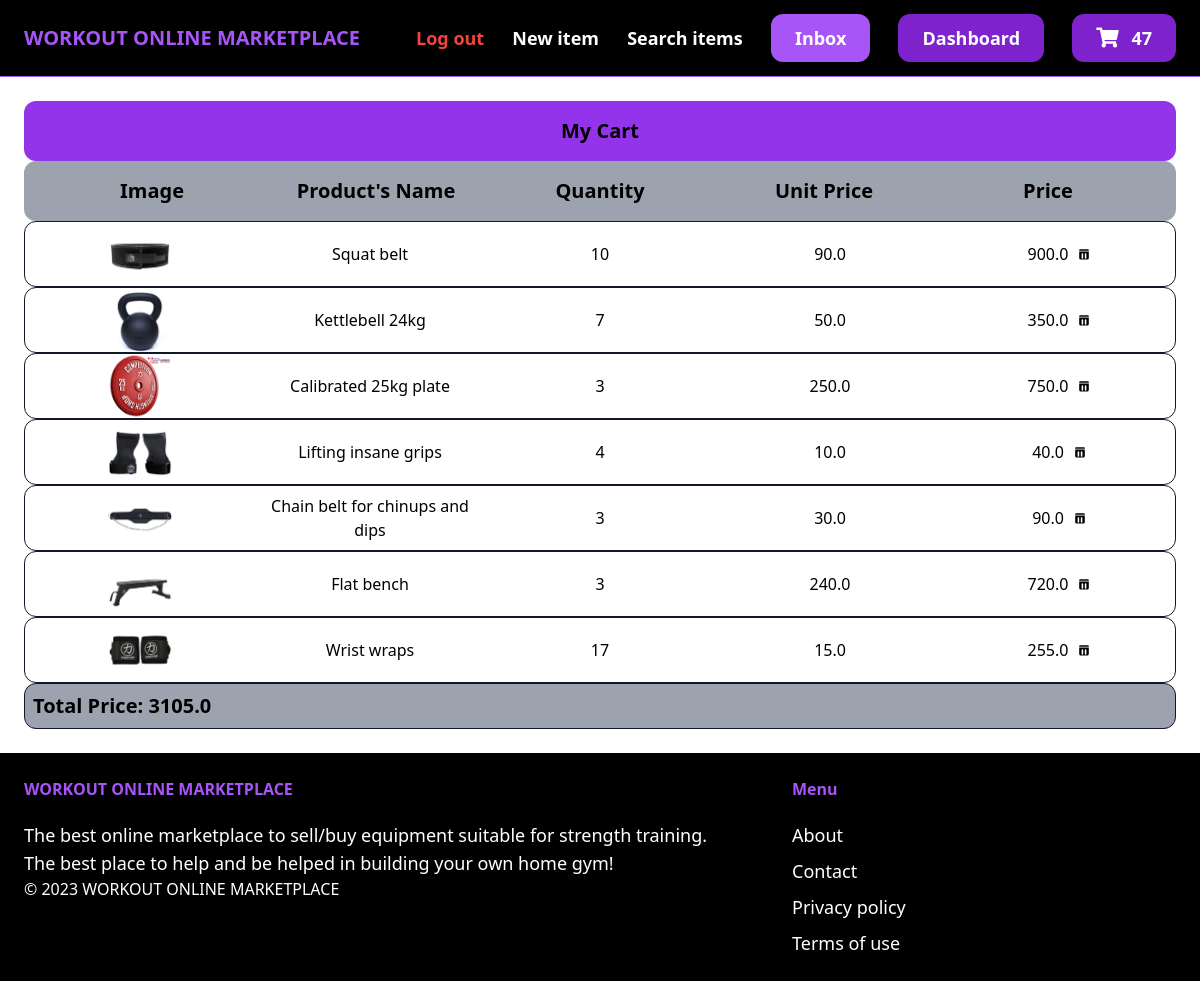
Before: /cart/ (signed in) with the older database file.
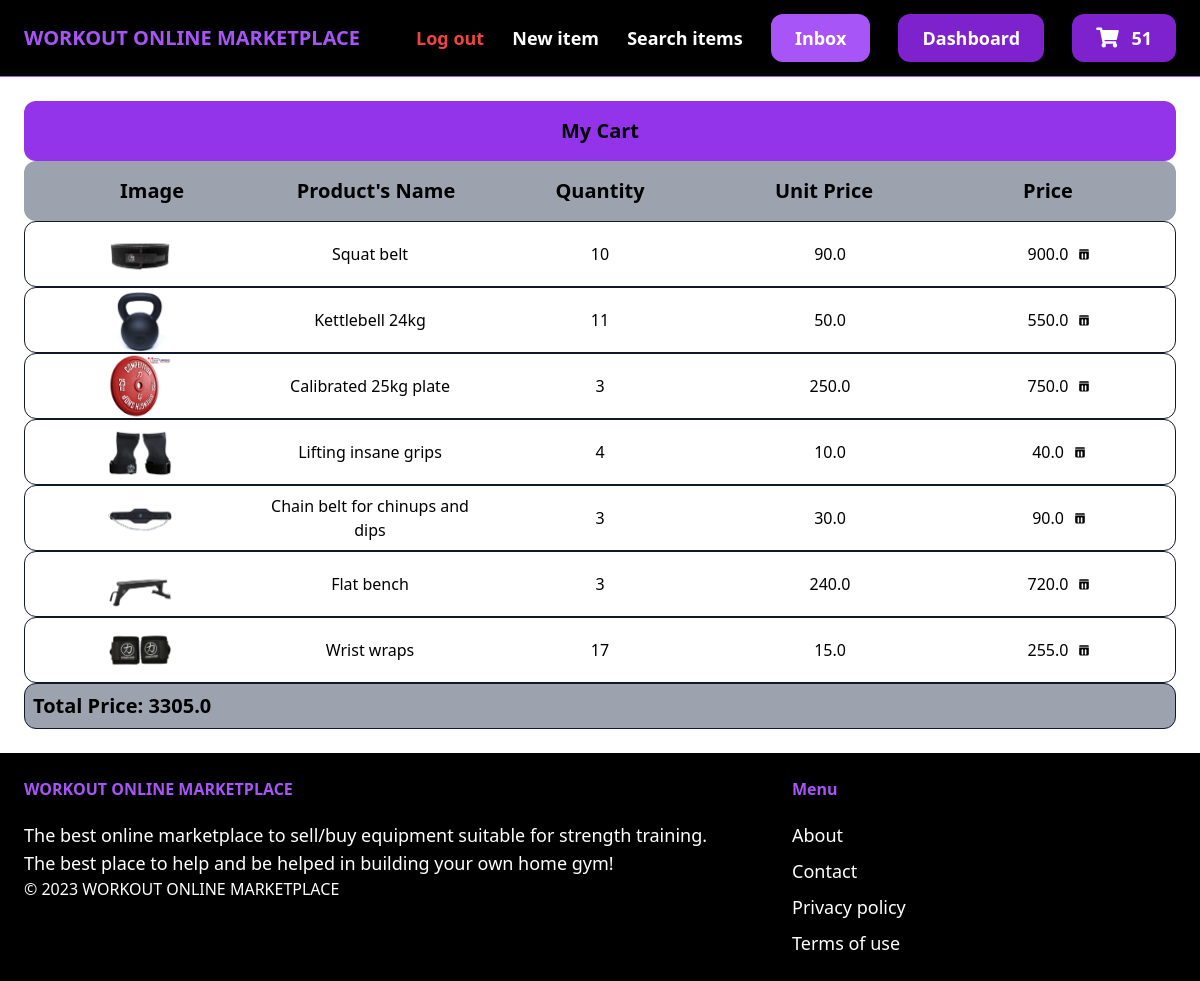
After: the same page with the newer database file.
### core/models.py (models this page shows, shortened)
class Cart(models.Model):
    id = models.UUIDField(primary_key=True, default=uuid.uuid4)
    user = models.ForeignKey(User, on_delete=models.CASCADE)
    completed = models.BooleanField(default=False)
    @property
    def totalPrice(self):
        cartItems = self.cartItems.all()
        total = sum([item.item.price * item.quantity for item in cartItems])
        return total
    @property
    def numOfItems(self):
        cartItems = self.cartItems.all()
        quantity = sum([item.quantity for item in cartItems])
        return quantity

class CartItem(models.Model):
    item = models.ForeignKey(Item, on_delete=models.CASCADE, related_name='itemsCart')
    cart = models.ForeignKey(Cart, on_delete=models.CASCADE, related_name='cartItems')
    quantity = models.IntegerField(default=0)

### item/models.py (models this page shows, shortened)
class Item(models.Model):
    name = models.CharField(max_length=255)
    category = models.ForeignKey(Category, related_name='items', on_delete=models.CASCADE)
    description = models.TextField(blank=True, null=True)
    price = models.FloatField()
    image = models.ImageField(upload_to='item_images', blank=True, null=True)
    isSold = models.BooleanField(default=False)
    createdAt = models.DateTimeField(auto_now_add=True)
    createdBy = models.ForeignKey(User, related_name='items', on_delete=models.CASCADE)

### core/views.py (the view)
# urls.py: path('cart/', views.cart, name='cart'),
def cart(request):
    cart = None
    cartItems = []
    if request.user.is_authenticated:
        cart, created = Cart.objects.get_or_create(user=request.user, completed=False)
        cartItems = cart.cartItems.all()
        for cartItem in cartItems:
            cartItem.total_price = cartItem.quantity * cartItem.item.price
    context = {'cart': cart, 'cartItems': cartItems}
    return render(request, 'core/cart.html', context)

### core/templates/core/cart.html (shortened to what this page needs)
{% extends 'core/base.html' %}
{% block content %}
<div class="shoppingCart">
    <h2 class="font-bold bg-purple-600 text-center rounded-xl text-xl p-4">My Cart</h2>
    <div class="grid grid-cols-5 text-center font-bold bg-gray-400 rounded-xl text-xl p-4">
        <div><h4>Image</h4></div>
        <div><h4>Product's Name</h4></div>
        <div><h4>Quantity</h4></div>
        <div><h4>Unit Price</h4></div>
        <div><h4>Price</h4></div>
    </div>
    {% for cartItem in cartItems %}
    <div class="border border-gray-900 rounded-xl">
        <div class="grid grid-cols-5 text-center items-center">
            <div>
                <img src="{{ cartItem.item.image.url }}" alt="{{ cartItem.item.name }}" class="productImage h-16 w-16 mx-auto">
            </div>
            <div>{{ cartItem.item.name }}</div>
            <div>{{ cartItem.quantity }}</div>
            <div>{{ cartItem.item.price }}</div>
            <div class="flex items-center justify-center">
                <span class="mr-2">{{ cartItem.total_price }}</span>
                <button data-item-id="{{ cartItem.item.id }}" id="removeItemBtn{{ cartItem.item.id }}" class="flex items-center justify-center bg-transparent border-none outline-none cursor-pointer">
                </button>
            </div>
        </div>
    </div>
    {% endfor %}
    <div class="font-semibold text-xl border border-gray-900 bg-gray-400 rounded-xl p-2">
        <h1>Total Price: {{ cart.totalPrice }}</h1>
    </div>
</div>
{% endblock %}

### core/templates/core/base.html (shortened to what this page needs)
{% load static %}
<!DOCTYPE html>
<html lang="en">
    <head>
        <script src="https://cdn.tailwindcss.com"></script>
        <link rel="stylesheet" href="https://cdnjs.cloudflare.com/ajax/libs/font-awesome/5.15.3/css/all.min.css">
    </head>
    <body>
        <nav class="px-6 py-6 flex justify-between items-center border-b border-purple-500 bg-black">
            <a href="/" class="text-xl font-semibold text-purple-500">WORKOUT ONLINE MARKETPLACE</a>
            <div class="space-x-6">
                {% if request.user.is_authenticated %}
                    <a href="{% url 'core:logout' %}" class="text-lg text-red-500 font-semibold hover:text-purple-500">Log out</a>
                {% endif %}
                <a href="{% url 'item:new' %}" class="text-lg text-white font-semibold hover:text-purple-500">New item</a>
                <a href="{% url 'item:items' %}" class="text-lg text-white font-semibold hover:text-purple-500">Search items</a>
                {% if request.user.is_authenticated %}
                    <a href="{% url 'conversation:inbox' %}" class="px-6 py-3 text-lg font-semibold bg-purple-500 text-white rounded-xl hover:bg-purple-700">Inbox</a>
                    <a href="{% url 'dashboard:index' %}" class="px-6 py-3 text-lg font-semibold bg-purple-700 text-white rounded-xl hover:bg-purple-900">Dashboard</a>
                    <a href="{% url 'core:cart' %}" class="px-6 py-3 text-lg font-semibold bg-purple-700 text-white rounded-xl hover:bg-purple-900">
                        <span style="font-size: 20px; color: white; padding-right: 0.5rem;"><i class="fas fa-shopping-cart"></i></span>
                        <span id="numOfItems">{{cart.numOfItems}}</span>
                    </a>
                {% else %}
                    <a href="{% url 'core:signup' %}" class="px-6 py-3 text-lg font-semibold bg-purple-500 text-white rounded-xl hover:bg-purple-700">Sign up</a>
                    <a href="{% url 'core:login' %}" class="px-6 py-3 text-lg font-semibold bg-purple-700 text-white rounded-xl hover:bg-purple-900">Log in</a>
                {% endif %}
            </div>
        </nav>
        <div class="px-6 py-6">
            {% block content %}
            {% endblock %}
        </div>
        <footer class="px-6 py-6 flex justify-between bg-black">
            <div class="w-2/3 pr-10">
                <h3 class="mb-5 font-semibold text-purple-500">WORKOUT ONLINE MARKETPLACE</h3>
                <p class="text-lg text-white">The best online marketplace to sell/buy equipment suitable for strength training.</p>
                <p class="text-lg text-white">The best place to help and be helped in building your own home gym!</p>
                <p class="text-white font-thin">© 2023 WORKOUT ONLINE MARKETPLACE</p>
            </div>
            <div class="w-1/3">
                <h3 class="mb-5 font-semibold text-purple-500">Menu</h3>
                <ul class="space-y-2">
                    <li> <a href="#" class="text-lg text-white hover:text-purple-700">About</a> </li>
                    <li> <a href="{% url 'core:contact' %}" class="text-lg text-white hover:text-purple-700">Contact</a> </li>
                    <li> <a href="#" class="text-lg text-white hover:text-purple-700">Privacy policy</a> </li>
                    <li> <a href="#" class="text-lg text-white hover:text-purple-700">Terms of use</a> </li>
                </ul>
            </div>
        </footer>
    </body>
<html>

Changed rows visible on the page:
changed through a linked row, Cart: numOfItems "47" → "51"; totalPrice "3105.0" → "3305.0"
changed CartItem "Kettlebell 24kg": quantity "7" → "11"; total_price "350.0" → "550.0"
